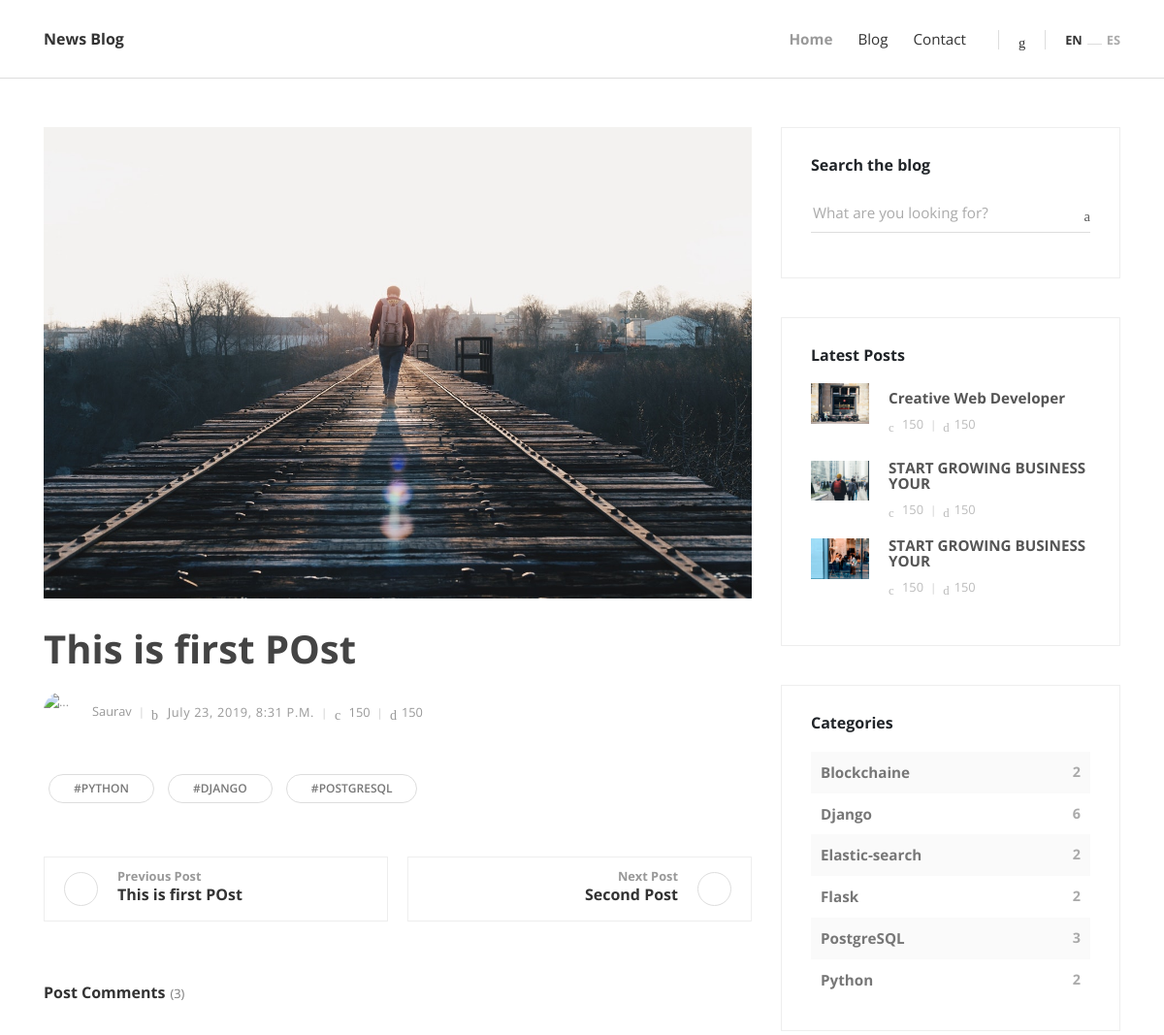
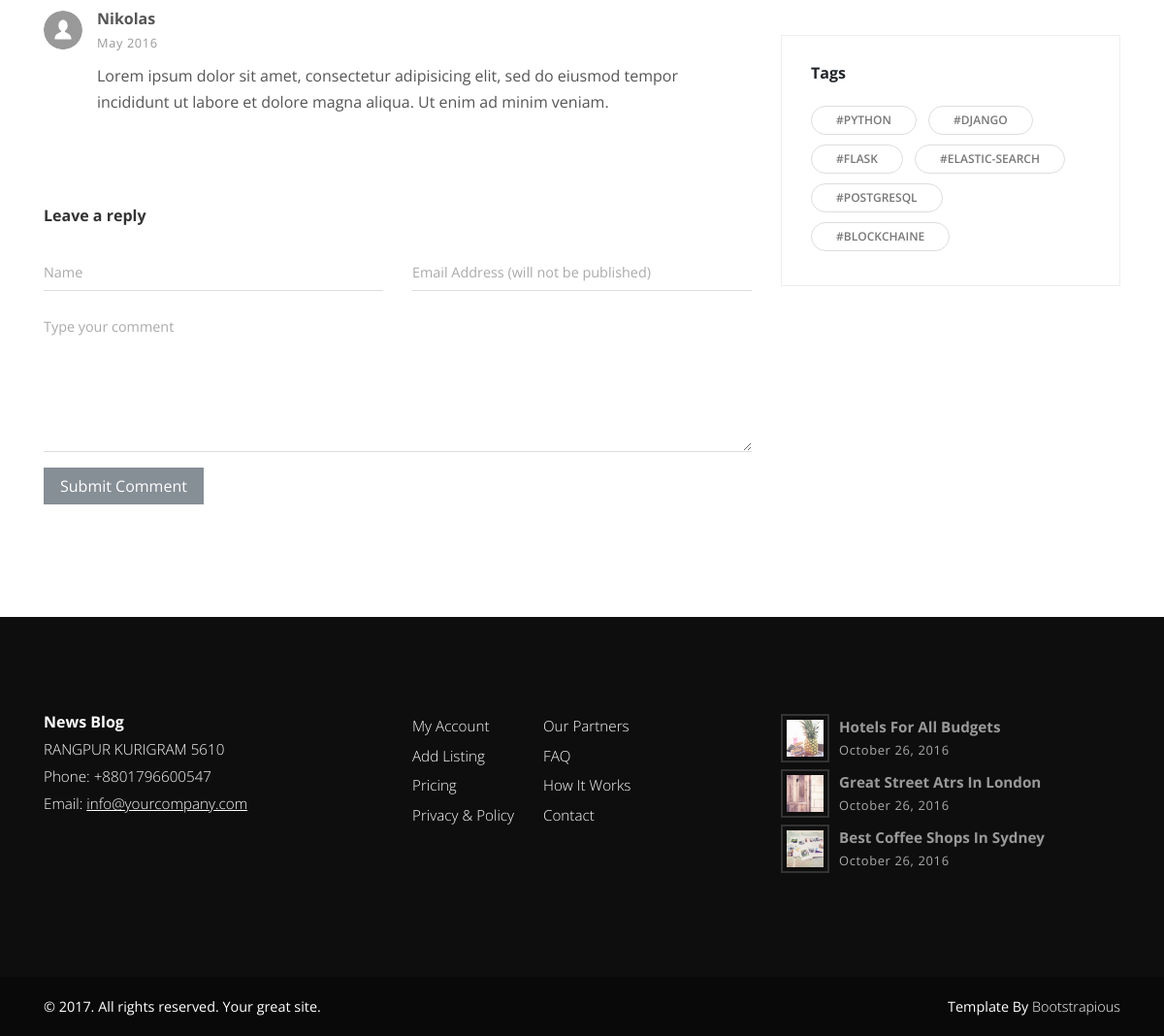
The app's page /post_view/1/ with its own data (2 pictures, top to bottom).
### post/models.py (models this page shows, shortened)
class Post(models.Model):
    author = models.ForeignKey(User, on_delete=models.CASCADE)
    title  = models.CharField(max_length=150)
    thumbnail = models.ImageField(upload_to='post/images/')
    timestamp = models.DateTimeField(auto_now_add=True)
    update = models.DateTimeField(auto_now=True)
    comment_count = models.PositiveIntegerField(default=150)
    view_count = models.PositiveIntegerField(default=150)
    category = models.ManyToManyField(Category)
    text = RichTextField()
    featured = models.BooleanField()
    next_post = models.ForeignKey('self', related_name='next', on_delete=models.SET_NULL, blank=True, null=True)
    previews_post = models.ForeignKey('self', related_name='previews', on_delete=models.SET_NULL, blank=True, null=True)

class Category(models.Model):
    title = models.CharField(max_length=20)
    def __str__(self):
        return self.title

### post/views.py (the view)
# urls.py: path('post_view/<int:pk>/', views.PostView.as_view(), name="single_post"),
class PostView(DetailView):
    template_name = 'blog/post.html'
    model = Post
    context_object_name = "singel_blog"
    def get_context_data(self, **kwargs):
        category_count = get_category_count()
        context = super().get_context_data(**kwargs)
        context['category_count'] = category_count
        context['category_item'] =  Category.objects.all() # show side tag category
        context["last_three_post"] = Post.objects.order_by('-id')[:3]
        return context

### post/views.py (called while the page is built)
def get_category_count():
    queryset = Post.objects.values('category__title').annotate(Count('category__title'))
    return queryset

### templates/blog/post.html (shortened to what this page needs)
{% extends 'blog/base.html' %}
{% load static %}
{% block content %}
    <div class="container">
      <div class="row">
        <main class="post blog-post col-lg-8">
          <div class="container">
            <div class="post-single">
              <div class="post-thumbnail"><img src="{{ singel_blog.thumbnail.url }}" alt="..." class="img-fluid"></div>
              <div class="post-details">
                <h1>{{ singel_blog.title }}<a href="#"></a></h1>
                <div class="post-footer d-flex align-items-center flex-column flex-sm-row"><a href="#" class="author d-flex align-items-center flex-wrap">
                    <div class="avatar"><img src="{{ singel_blog.author.image.url }}" alt="..." class="img-fluid"></div>
                    <div class="title"><span>{{ singel_blog.author.username }}</span></div></a>
                  <div class="d-flex align-items-center flex-wrap">
                    <div class="date"><i class="icon-clock"></i> {{ singel_blog.timestamp }}</div>
                    <div class="views"><i class="icon-eye"></i> {{ singel_blog.view_count }}</div>
                    <div class="comments meta-last"><i class="icon-comment"></i>{{ singel_blog.comment_count }}</div>
                  </div>
                </div>
                <div class="post-body">
                <div class="post-tags">
                 {% for cat in singel_blog.category.all %}
                   <a href="#" class="tag">#{{ cat }}</a>
                 {% endfor %}
                </div>
                <div class="posts-nav d-flex justify-content-between align-items-stretch flex-column flex-md-row">
                  {% if singel_blog.previews_post %}
                  <a href="{% url 'blog:single_post' pk=singel_blog.id %}" class="prev-post text-left d-flex align-items-center">
                    <div class="icon prev"><i class="fa fa-angle-left"></i></div>
                    <div class="text"><strong class="text-primary">Previous Post </strong>
                      <h6>{{ singel_blog.previews_post.title }}</h6>
                    </div>
                  </a>
                  {% endif %}
                    {% if singel_blog.next_post %}
                    <a href="{% url 'blog:single_post' pk=singel_blog.id %}" class="next-post text-right d-flex align-items-center justify-content-end">
                    <div class="text"><strong class="text-primary">Next Post </strong>
                      <h6>{{ singel_blog.next_post.title }}</h6>
                    </div>
                    <div class="icon next"><i class="fa fa-angle-right">   </i></div>
                    </a>
                    {% endif %}
                </div>
                <div class="post-comments">
                  <header>
                    <h3 class="h6">Post Comments<span class="no-of-comments">(3)</span></h3>
                  </header>
                  <div class="comment">
                    <div class="comment-header d-flex justify-content-between">
                      <div class="user d-flex align-items-center">
                        <div class="image"><img src="img/user.svg" alt="..." class="img-fluid rounded-circle"></div>
                        <div class="title"><strong>Nikolas</strong><span class="date">May 2016</span></div>
                      </div>
                    </div>
                    <div class="comment-body">
                      <p>Lorem ipsum dolor sit amet, consectetur adipisicing elit, sed do eiusmod tempor incididunt ut labore et dolore magna aliqua. Ut enim ad minim veniam.</p>
                    </div>
                  </div>
                </div>
                <div class="add-comment">
                  <header>
                    <h3 class="h6">Leave a reply</h3>
                  </header>
                  <form action="#" class="commenting-form">
                    <div class="row">
                      <div class="form-group col-md-6">
                        <input type="text" name="username" id="username" placeholder="Name" class="form-control">
                      </div>
                      <div class="form-group col-md-6">
                        <input type="email" name="username" id="useremail" placeholder="Email Address (will not be published)" class="form-control">
                      </div>
                      <div class="form-group col-md-12">
                        <textarea name="usercomment" id="usercomment" placeholder="Type your comment" class="form-control"></textarea>
                      </div>
                      <div class="form-group col-md-12">
                        <button type="submit" class="btn btn-secondary">Submit Comment</button>
                      </div>
                    </div>
                  </form>
                </div>
              </div>
            </div>
          </div>
        </main>
        {% include 'blog/sidebar.html' with last_three_post=last_three_post %}
      </div>
    </div>
{% endblock content %}

### templates/blog/base.html (shortened to what this page needs)
<!DOCTYPE html>
<html lang="en">
{% include 'blog/head.html' %}
<body>
{% include 'blog/header.html' %}
{% block content %}
{% endblock content %}
{% include 'blog/footer.html' %}
</body>
</html>

### templates/blog/head.html (shortened to what this page needs)
{% load static %}
  <head>
    <link rel="stylesheet" href="{% static 'vendor/bootstrap/css/bootstrap.min.css' %}">
    <link rel="stylesheet" href="{% static 'vendor/font-awesome/css/font-awesome.min.css' %}">
    <link rel="stylesheet" href="{% static 'css/fontastic.css' %}">
    <link rel="stylesheet" href="{% static 'vendor/@fancyapps/fancybox/jquery.fancybox.min.css' %}">
    <link rel="stylesheet" href="{% static 'css/style.default.css' %}" id="theme-stylesheet">
    <link rel="stylesheet" href="{% static 'css/custom.' %}">
  </head>

### templates/blog/header.html (shortened to what this page needs)
    <header class="header">
      <nav class="navbar navbar-expand-lg">
        <div class="container">
          <div class="navbar-header d-flex align-items-center justify-content-between">
            <a href="{% url 'blog:index' %}" class="navbar-brand">News Blog</a>
          </div>
          <div id="navbarcollapse" class="collapse navbar-collapse">
            <ul class="navbar-nav ml-auto">
              <li class="nav-item"><a href="{% url 'blog:index' %}" class="nav-link active ">Home</a>
              </li>
              <li class="nav-item"><a href="{% url 'blog:blog_list' %}" class="nav-link ">Blog</a>
              </li>
              <li class="nav-item"><a href="#" class="nav-link ">Contact</a>
              </li>
            </ul>
            <div class="navbar-text"><a href="#" class="search-btn"><i class="icon-search-1"></i></a></div>
            <ul class="langs navbar-text"><a href="#" class="active">EN</a><span>           </span><a href="#">ES</a></ul>
          </div>
        </div>
      </nav>
    </header>

### templates/blog/sidebar.html (shortened to what this page needs)
<aside class="col-lg-4">
    <div class="widget search">
    <header>
        <h3 class="h6">Search the blog</h3>
    </header>
    <form action="{% url 'blog:search' %}"  class="search-form">
        <div class="form-group">
        <input type="text" name="q" placeholder="What are you looking for?">
        <button type="submit" class="submit"><i class="icon-search"></i></button>
        </div>
    </form>
    </div>
    <div class="widget latest-posts">
    <header>
        <h3 class="h6">Latest Posts</h3>
    </header>
    <div class="blog-posts"><a href="#">
        {% for post in last_three_post %}
        <a href="#">
        <div class="item d-flex align-items-center">
            <div class="image"><img src="{{ post.thumbnail.url }}" alt="..." class="img-fluid"></div>
            <div class="title"><strong>{{ post.title }}</strong>
            <div class="d-flex align-items-center">
                <div class="views"><i class="icon-eye"></i> {{ post.view_count }}</div>
                <div class="comments"><i class="icon-comment"></i>{{ post.comment_count }}</div>
            </div>
            </div>
        </div>
        </a>
        {% endfor %}
    </div>
    </div>
    <div class="widget categories">
    <header>
        <h3 class="h6">Categories</h3>
    </header>
   {% for cat in category_count %}
    <div class="item d-flex justify-content-between">
    <a href="#">{{ cat.category__title }}</a><span>{{ cat.category__title__count }}</span>
    </div>
   {% endfor %}
    </div>
    <div class="widget tags">
    <header>
        <h3 class="h6">Tags</h3>
    </header>
    <ul class="list-inline">
        {% for cat in category_item %}
            <li class="list-inline-item"><a href="#" class="tag">#{{ cat }}</a></li>
        {% endfor %}
    </ul>
    </div>
</aside>

### templates/blog/footer.html
 {% load static %}
    <footer class="main-footer">
      <div class="container">
        <div class="row">
          <div class="col-md-4">
            <div class="logo">
              <h6 class="text-white">News Blog</h6>
            </div>
            <div class="contact-details">
              <p>RANGPUR KURIGRAM 5610</p>
              <p>Phone: +8801796600547</p>
              <p>Email: <a href="mailto:info@company.com">info@yourcompany.com</a></p>
              <ul class="social-menu">
                <li class="list-inline-item"><a href="#"><i class="fa fa-facebook"></i></a></li>
                <li class="list-inline-item"><a href="#"><i class="fa fa-twitter"></i></a></li>
                <li class="list-inline-item"><a href="#"><i class="fa fa-instagram"></i></a></li>
                <li class="list-inline-item"><a href="#"><i class="fa fa-behance"></i></a></li>
                <li class="list-inline-item"><a href="#"><i class="fa fa-pinterest"></i></a></li>
              </ul>
            </div>
          </div>
          <div class="col-md-4">
            <div class="menus d-flex">
              <ul class="list-unstyled">
                <li> <a href="#">My Account</a></li>
                <li> <a href="#">Add Listing</a></li>
                <li> <a href="#">Pricing</a></li>
                <li> <a href="#">Privacy &amp; Policy</a></li>
              </ul>
              <ul class="list-unstyled">
                <li> <a href="#">Our Partners</a></li>
                <li> <a href="#">FAQ</a></li>
                <li> <a href="#">How It Works</a></li>
                <li> <a href="#">Contact</a></li>
              </ul>
            </div>
          </div>
          <div class="col-md-4">
            <div class="latest-posts"><a href="#">
                <div class="post d-flex align-items-center">
                  <div class="image"><img src="{% static 'img/small-thumbnail-1.jpg' %}" alt="..." class="img-fluid"></div>
                  <div class="title"><strong>Hotels for all budgets</strong><span class="date last-meta">October 26, 2016</span></div>
                </div></a><a href="#">
                <div class="post d-flex align-items-center">
                  <div class="image"><img src="{% static 'img/small-thumbnail-2.jpg' %}" alt="..." class="img-fluid"></div>
                  <div class="title"><strong>Great street atrs in London</strong><span class="date last-meta">October 26, 2016</span></div>
                </div></a><a href="#">
                <div class="post d-flex align-items-center">
                  <div class="image"><img src="{% static 'img/small-thumbnail-3.jpg' %}" alt="..." class="img-fluid"></div>
                  <div class="title"><strong>Best coffee shops in Sydney</strong><span class="date last-meta">October 26, 2016</span></div>
                </div></a></div>
          </div>
        </div>
      </div>
      <div class="copyrights">
        <div class="container">
          <div class="row">
            <div class="col-md-6">
              <p>&copy; 2017. All rights reserved. Your great site.</p>
            </div>
            <div class="col-md-6 text-right">
              <p>Template By <a href="https://bootstrapious.com/p/bootstrap-carousel" class="text-white">Bootstrapious</a>
              </p>
            </div>
          </div>
        </div>
      </div>
    </footer>

### templates/blog/script.html (shortened to what this page needs)
{% load static %}

### records on screen
Post: thumbnail (picture), title "This is first POst", author.username "Saurav", timestamp "July 23, 2019, 8:31 P.m.", view_count "150", comment_count "150", previews_post "This is first POst", next_post "Second Post"
Category: title "PYTHON"
Category: title "DJANGO"
Category: title "POSTGRESQL"
Post: thumbnail (picture), title "Creative Web Developer", view_count "150", comment_count "150"
Post: thumbnail (picture), title "START GROWING BUSINESS YOUR", view_count "150", comment_count "150"
Post: thumbnail (picture), title "START GROWING BUSINESS YOUR", view_count "150", comment_count "150"
Category: title "FLASK"
Category: title "ELASTIC-SEARCH"
Category: title "BLOCKCHAINE"

### other values on screen
{{ cat.category__title }} "Blockchaine" "Django" "Elastic-search" "Flask" "PostgreSQL" "Python"
{{ cat.category__title__count }} "2" "6" "2" "2" "3" "2"
